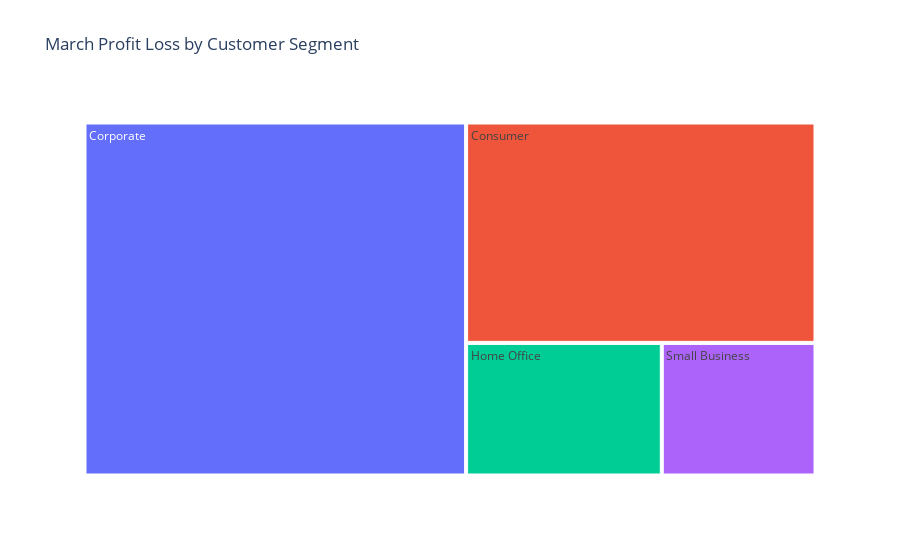

Notebook code cell kept with this figure:
### Markdown cell above
Regional profit loss analysis for the month of March showed that the South contributed the most loss compared to other regions.

### Code cell
# Generate Tree Map
fig = px.treemap(march_profit_loss,  
                 values="profit",
                 path=["customer_segment"],
                 title="March Profit Loss by Customer Segment")
fig.show()

### Figure 1 — Plotly figure (JSON) as saved in the notebook; plotly's stock layout.template omitted (floating-point values rounded to 4 significant figures)
{"data": [{"branchvalues": "total", "domain": {"x": [0, 1], "y": [0, 1]}, "hovertemplate": "labels=%{label}<br>profit=%{value}<br>parent=%{parent}<br>id=%{id}<extra></extra>", "ids": ["Consumer", "Corporate", "Home Office", "Small Business"], "labels": ["Consumer", "Corporate", "Home Office", "Small Business"], "name": "", "parents": ["", "", "", ""], "type": "treemap", "values": [21480.0, 37580.0, 7240.0, 5687.0]}], "layout": {"legend": {"tracegroupgap": 0}, "title": {"text": "March Profit Loss by Customer Segment"}}}
